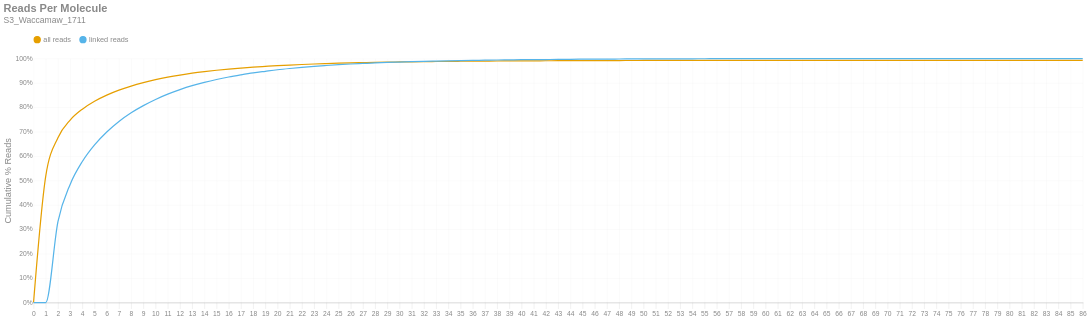

Notebook source saved alongside this figure:
### Markdown cell above
### Reads per Molecule
This chart shows the cumulative distribution of the number of reads per linked molecule. That is, how many alignments are associated with a unique molecule. This excludes the number of reads associated with invalid or absent linked-read barcodes. The `linked` histogram is the percentages recalculated when disregarding singletons.

### Code cell
if SKIPLR:
    print_html(f"Skipped")
else:
    counts = np.bincount(valids['reads'].cast(pl.Int64).to_numpy())
    weighted = counts * np.arange(len(counts))
    all_perc = weighted / n_reads
    linked_perc = weighted / n_linked_reads
    linked_perc[1] = 0
    binned_df = pl.DataFrame({
        'readsper': list(range(len(counts))),
        'all reads (cumsum)': np.cumsum(all_perc).tolist(),
        'linked reads (cumsum)': np.cumsum(linked_perc).tolist(),
    })

    with SafeRender(binned_df):
        (
            density_plot(binned_df, 'Reads Per Molecule', samplename, 'readspmol')
            .encode(
                x=alt.X('readsper:O', title=None).axis(labelAngle=0).scale(padding=0),
                y=alt.Y('value:Q', title='Cumulative % Reads').axis(format='%').stack(False),
                color=alt.Color("key:N").scale(domain=["all reads", "linked reads"]),
                tooltip=[
                    alt.Tooltip("key:N", title="Data Type"),
                    alt.Tooltip("readsper:O", title="Reads Per Molecule"),
                    alt.Tooltip("value:Q", format=".2%", title="% Reads (Cum.)")
                ]            
            )
        ).display()

### Figure 1 — Vega-Lite specification as saved in the notebook (floating-point values rounded to 4 significant figures)
{"width": "container", "height": 400, "config": {"title": {"anchor": "start", "dy": -15, "fontSize": 18, "color": "#888888", "subtitleColor": "#888888", "subtitleFontSize": 14}, "arc": {"fill": "#0072B2"}, "axis": {"domainColor": "#888888", "domainWidth": 0.5, "gridWidth": 0.2, "grid": false, "titleFontWeight": 400, "titleFontSize": 15, "labelFontSize": 11, "labelColor": "#888888", "tickColor": "#888888", "tickWidth": 0.2, "titleColor": "#888888"}, "axisBand": {"grid": false}, "axisX": {"grid": true, "tickSize": 10, "domainCap": "round"}, "axisY": {"domain": false, "grid": true, "tickSize": 0, "domainCap": "round"}, "background": "transparent", "header": {"labelFontSize": 15, "labelColor": "#888888", "titleFontSize": 15, "titleFontWeight": 600, "titleColor": "#888888"}, "legend": {"labelFont": "sans-serif", "labelFontSize": 12, "labelColor": "#888888", "symbolSize": 100, "symbolType": "circle", "titleFontSize": 12, "titlePadding": 10, "titleColor": "#888888", "title": null, "orient": "top"}, "range": {"category": ["#E69F00", "#56B4E9", "#009E73", "#F0E442", "#0072B2", "#D55E00", "#CC79A7", "#000000"], "diverging": ["#cfe8f3", "#a2d4ec", "#73bfe2", "#46abdb", "#1696d2", "#12719e"]}, "area": {"fill": "#0072B2", "fillOpacity": 0.7, "line": true, "strokeOpacity": 0.7}, "line": {"color": "#0072B2", "stroke": "#0072B2", "strokeWidth": 2}, "trail": {"color": "#0072B2", "stroke": "#0072B2", "strokeWidth": 0, "size": 1}, "point": {"filled": true, "fillOpacity": 1.0, "size": 95}, "text": {"color": "#888888", "fontSize": 11, "align": "right", "fontWeight": 400, "size": 11}, "bar": {"fill": "#0072B2", "stroke": null}, "view": {"stroke": null, "continuousWidth": 660, "continuousHeight": 400}}, "data": {"name": "data-2fb2cc337ef1e4a9800eb4570ac617c1"}, "mark": {"type": "line", "interpolate": "monotone", "point": {"opacity": 0, "size": 275}}, "encoding": {"color": {"field": "key", "scale": {"domain": ["all reads", "linked reads"]}, "type": "nominal"}, "tooltip": [{"field": "key", "title": "Data Type", "type": "nominal"}, {"field": "readsper", "title": "Reads Per Molecule", "type": "ordinal"}, {"field": "value", "format": ".2%", "title": "% Reads (Cum.)", "type": "quantitative"}], "x": {"axis": {"labelAngle": 0}, "field": "readsper", "scale": {"padding": 0}, "title": null, "type": "ordinal"}, "y": {"axis": {"format": "%"}, "field": "value", "stack": false, "title": "Cumulative % Reads", "type": "quantitative"}}, "params": [{"name": "param_c36ac31b6afebe62", "select": {"type": "point", "fields": ["key"]}, "bind": "legend"}], "title": {"text": "Reads Per Molecule", "subtitle": "S3_Waccamaw_1711"}, "transform": [{"fold": ["all reads (cumsum)", "linked reads (cumsum)"]}, {"calculate": "replace(datum.key, ' (cumsum)', '')", "as": "key"}, {"filter": {"param": "param_c36ac31b6afebe62"}}], "usermeta": {"embedOptions": {"downloadFileName": "S3_Waccamaw_1711.readspmol"}}, "$schema": "https://vega.github.io/schema/vega-lite/v6.1.0.json", "datasets": {"data-2fb2cc337ef1e4a9800eb4570ac617c1": [{"readsper": 0, "all reads (cumsum)": 0.0, "linked reads (cumsum)": 0.0}, {"readsper": 1, "all reads (cumsum)": 0.5182, "linked reads (cumsum)": 0.0}, {"readsper": 2, "all reads (cumsum)": 0.6756, "linked reads (cumsum)": 0.3315}, {"readsper": 3, "all reads (cumsum)": 0.7481, "linked reads (cumsum)": 0.4843}, {"readsper": 4, "all reads (cumsum)": 0.7926, "linked reads (cumsum)": 0.5781}, {"readsper": 5, "all reads (cumsum)": 0.8249, "linked reads (cumsum)": 0.6462}, {"readsper": 6, "all reads (cumsum)": 0.85, "linked reads (cumsum)": 0.6989}, {"readsper": 7, "all reads (cumsum)": 0.8704, "linked reads (cumsum)": 0.742}, {"readsper": 8, "all reads (cumsum)": 0.8873, "linked reads (cumsum)": 0.7777}, {"readsper": 9, "all reads (cumsum)": 0.9013, "linked reads (cumsum)": 0.8072}, {"readsper": 10, "all reads (cumsum)": 0.9133, "linked reads (cumsum)": 0.8325}, {"readsper": 11, "all reads (cumsum)": 0.9236, "linked reads (cumsum)": 0.8541}, {"readsper": 12, "all reads (cumsum)": 0.9324, "linked reads (cumsum)": 0.8726}, {"readsper": 13, "all reads (cumsum)": 0.94, "linked reads (cumsum)": 0.8888}, {"readsper": 14, "all reads (cumsum)": 0.9465, "linked reads (cumsum)": 0.9023}, {"readsper": 15, "all reads (cumsum)": 0.9521, "linked reads (cumsum)": 0.9142}, {"readsper": 16, "all reads (cumsum)": 0.9569, "linked reads (cumsum)": 0.9244}, {"readsper": 17, "all reads (cumsum)": 0.9611, "linked reads (cumsum)": 0.9331}, {"readsper": 18, "all reads (cumsum)": 0.9649, "linked reads (cumsum)": 0.9411}, {"readsper": 19, "all reads (cumsum)": 0.968, "linked reads (cumsum)": 0.9477}, {"readsper": 20, "all reads (cumsum)": 0.9711, "linked reads (cumsum)": 0.9541}, {"readsper": 21, "all reads (cumsum)": 0.9735, "linked reads (cumsum)": 0.9593}, {"readsper": 22, "all reads (cumsum)": 0.9757, "linked reads (cumsum)": 0.9639}, {"readsper": 23, "all reads (cumsum)": 0.9777, "linked reads (cumsum)": 0.9681}, {"readsper": 24, "all reads (cumsum)": 0.9794, "linked reads (cumsum)": 0.9716}, {"readsper": 25, "all reads (cumsum)": 0.9809, "linked reads (cumsum)": 0.9749}, {"readsper": 26, "all reads (cumsum)": 0.9823, "linked reads (cumsum)": 0.9777}, {"readsper": 27, "all reads (cumsum)": 0.9833, "linked reads (cumsum)": 0.98}, {"readsper": 28, "all reads (cumsum)": 0.9844, "linked reads (cumsum)": 0.9822}, {"readsper": 29, "all reads (cumsum)": 0.9853, "linked reads (cumsum)": 0.9842}, {"readsper": 30, "all reads (cumsum)": 0.986, "linked reads (cumsum)": 0.9857}, {"readsper": 31, "all reads (cumsum)": 0.9868, "linked reads (cumsum)": 0.9872}, {"readsper": 32, "all reads (cumsum)": 0.9874, "linked reads (cumsum)": 0.9886}, {"readsper": 33, "all reads (cumsum)": 0.988, "linked reads (cumsum)": 0.9897}, {"readsper": 34, "all reads (cumsum)": 0.9885, "linked reads (cumsum)": 0.9908}, {"readsper": 35, "all reads (cumsum)": 0.9889, "linked reads (cumsum)": 0.9918}, {"readsper": 36, "all reads (cumsum)": 0.9893, "linked reads (cumsum)": 0.9926}, {"readsper": 37, "all reads (cumsum)": 0.9897, "linked reads (cumsum)": 0.9933}, {"readsper": 38, "all reads (cumsum)": 0.9901, "linked reads (cumsum)": 0.9941}, {"readsper": 39, "all reads (cumsum)": 0.9903, "linked reads (cumsum)": 0.9947}, {"readsper": 40, "all reads (cumsum)": 0.9906, "linked reads (cumsum)": 0.9953}, {"readsper": 41, "all reads (cumsum)": 0.9908, "linked reads (cumsum)": 0.9957}, {"readsper": 42, "all reads (cumsum)": 0.991, "linked reads (cumsum)": 0.9961}, {"readsper": 43, "all reads (cumsum)": 0.9912, "linked reads (cumsum)": 0.9965}, {"readsper": 44, "all reads (cumsum)": 0.9914, "linked reads (cumsum)": 0.997}, {"readsper": 45, "all reads (cumsum)": 0.9916, "linked reads (cumsum)": 0.9973}, {"readsper": 46, "all reads (cumsum)": 0.9917, "linked reads (cumsum)": 0.9977}, {"readsper": 47, "all reads (cumsum)": 0.9919, "linked reads (cumsum)": 0.9979}, {"readsper": 48, "all reads (cumsum)": 0.992, "linked reads (cumsum)": 0.9982}, {"readsper": 49, "all reads (cumsum)": 0.9921, "linked reads (cumsum)": 0.9983}, {"readsper": 50, "all reads (cumsum)": 0.9921, "linked reads (cumsum)": 0.9985}, {"readsper": 51, "all reads (cumsum)": 0.9922, "linked reads (cumsum)": 0.9987}, {"readsper": 52, "all reads (cumsum)": 0.9923, "linked reads (cumsum)": 0.9988}, {"readsper": 53, "all reads (cumsum)": 0.9924, "linked reads (cumsum)": 0.999}, {"readsper": 54, "all reads (cumsum)": 0.9924, "linked reads (cumsum)": 0.9991}, {"readsper": 55, "all reads (cumsum)": 0.9925, "linked reads (cumsum)": 0.9993}, {"readsper": 56, "all reads (cumsum)": 0.9925, "linked reads (cumsum)": 0.9994}, {"readsper": 57, "all reads (cumsum)": 0.9926, "linked reads (cumsum)": 0.9994}, {"readsper": 58, "all reads (cumsum)": 0.9926, "linked reads (cumsum)": 0.9994}, {"readsper": 59, "all reads (cumsum)": 0.9926, "linked reads (cumsum)": 0.9995}, {"readsper": 60, "all reads (cumsum)": 0.9926, "linked reads (cumsum)": 0.9995}, {"readsper": 61, "all reads (cumsum)": 0.9926, "linked reads (cumsum)": 0.9995}, {"readsper": 62, "all reads (cumsum)": 0.9927, "linked reads (cumsum)": 0.9996}, {"readsper": 63, "all reads (cumsum)": 0.9927, "linked reads (cumsum)": 0.9997}, {"readsper": 64, "all reads (cumsum)": 0.9927, "linked reads (cumsum)": 0.9997}, {"readsper": 65, "all reads (cumsum)": 0.9927, "linked reads (cumsum)": 0.9997}, {"readsper": 66, "all reads (cumsum)": 0.9927, "linked reads (cumsum)": 0.9998}, {"readsper": 67, "all reads (cumsum)": 0.9928, "linked reads (cumsum)": 0.9998}, {"readsper": 68, "all reads (cumsum)": 0.9928, "linked reads (cumsum)": 0.9999}, {"readsper": 69, "all reads (cumsum)": 0.9928, "linked reads (cumsum)": 0.9999}, {"readsper": 70, "all reads (cumsum)": 0.9928, "linked reads (cumsum)": 0.9999}, {"readsper": 71, "all reads (cumsum)": 0.9928, "linked reads (cumsum)": 0.9999}, {"readsper": 72, "all reads (cumsum)": 0.9928, "linked reads (cumsum)": 0.9999}, {"readsper": 73, "all reads (cumsum)": 0.9928, "linked reads (cumsum)": 0.9999}, {"readsper": 74, "all reads (cumsum)": 0.9928, "linked reads (cumsum)": 1.0}, {"readsper": 75, "all reads (cumsum)": 0.9928, "linked reads (cumsum)": 1.0}, {"readsper": 76, "all reads (cumsum)": 0.9928, "linked reads (cumsum)": 1.0}, {"readsper": 77, "all reads (cumsum)": 0.9928, "linked reads (cumsum)": 1.0}, {"readsper": 78, "all reads (cumsum)": 0.9928, "linked reads (cumsum)": 1.0}, {"readsper": 79, "all reads (cumsum)": 0.9928, "linked reads (cumsum)": 1.0}, {"readsper": 80, "all reads (cumsum)": 0.9928, "linked reads (cumsum)": 1.0}, {"readsper": 81, "all reads (cumsum)": 0.9928, "linked reads (cumsum)": 1.0}, {"readsper": 82, "all reads (cumsum)": 0.9928, "linked reads (cumsum)": 1.0}, {"readsper": 83, "all reads (cumsum)": 0.9928, "linked reads (cumsum)": 1.0}, {"readsper": 84, "all reads (cumsum)": 0.9928, "linked reads (cumsum)": 1.0}, {"readsper": 85, "all reads (cumsum)": 0.9928, "linked reads (cumsum)": 1.0}, {"readsper": 86, "all reads (cumsum)": 0.9928, "linked reads (cumsum)": 1.0}]}}
